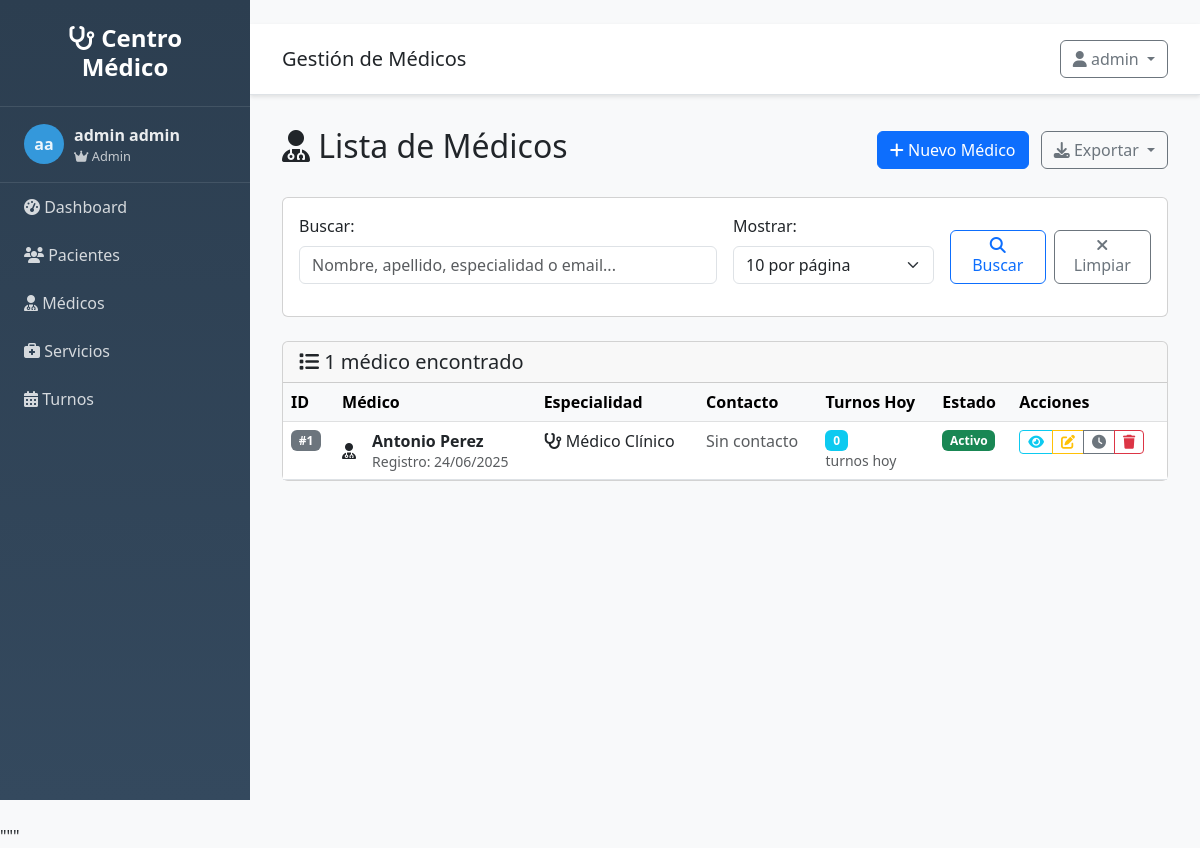
The page /profesionales/ (signed in) on the database its author committed.
### src/models/usuario.py (models this page shows, shortened)
class Usuario(UserMixin, db.Model):
    __tablename__ = 'usuarios'
    id = db.Column(db.Integer, primary_key=True)
    username = db.Column(db.String(80), unique=True, nullable=False)
    email = db.Column(db.String(120), unique=True, nullable=False)
    password_hash = db.Column(db.String(255), nullable=False)
    nombre = db.Column(db.String(100), nullable=False)
    apellido = db.Column(db.String(100), nullable=False)
    rol = db.Column(db.String(20), default='usuario')
    activo = db.Column(db.Boolean, default=True)
    ultimo_login = db.Column(db.DateTime)
    fecha_creacion = db.Column(db.DateTime, default=datetime.utcnow)
    @property
    def nombre_completo(self):
        return f"{self.nombre} {self.apellido}"
    def is_admin(self):
        return self.rol == 'admin'

### src/models/profesional.py (models this page shows, shortened)
class Profesional(db.Model):
    __tablename__ = 'profesionales'
    id = db.Column(db.Integer, primary_key=True)
    nombre = db.Column(db.String(100), nullable=False)
    apellido = db.Column(db.String(100), nullable=False)
    telefono = db.Column(db.String(20), nullable=True)
    email = db.Column(db.String(120), nullable=True)
    especialidad = db.Column(db.String(100), nullable=True)
    activo = db.Column(db.Boolean, default=True)
    fecha_creacion = db.Column(db.DateTime, default=datetime.utcnow)
    turnos = db.relationship('Turno', backref='profesional', lazy=True)
    @property
    def nombre_completo(self):
        return f"{self.nombre} {self.apellido}"

### src/routes/profesionales.py (the view)
@profesionales_bp.route('/')
@login_required
def listar():
    page = request.args.get('page', 1, type=int)
    per_page = request.args.get('per_page', 10, type=int)
    search = request.args.get('search', '', type=str)
    profesionales = ProfesionalService.get_paginated_profesionales(page, per_page, search)
    return render_template('profesionales/listar.html',
                         profesionales=profesionales,
                         search=search)

### src/auth.py (called while the page is built)
@login_manager.user_loader
def load_user(user_id):
    try:
        from src.models.usuario import Usuario
        return Usuario.query.get(int(user_id))
    except:
        return None

### src/services/profesional_service.py (called while the page is built, shortened)
    @staticmethod
    def get_paginated_profesionales(page=1, per_page=10, search=''):
        query = Profesional.query.filter_by(activo=True)
        return query.order_by(Profesional.apellido, Profesional.nombre).paginate(
            page=page, per_page=per_page, error_out=False
        )

### templates/profesionales/listar.html (shortened to what this page needs)
{% extends "base.html" %}
{% block page_title %}Gestión de Médicos{% endblock %}
{% block content %}
<div class="d-flex justify-content-between align-items-center mb-4">
    <h2>
        <i class="fas fa-user-md"></i> Lista de Médicos
    </h2>
    <div>
        <a href="{{ url_for('profesionales.nuevo') }}" class="btn btn-primary">
            <i class="fas fa-plus"></i> Nuevo Médico
        </a>
        <div class="btn-group ms-2">
            <button type="button" class="btn btn-outline-secondary dropdown-toggle" data-bs-toggle="dropdown">
                <i class="fas fa-download"></i> Exportar
            </button>
        </div>
    </div>
</div>
<div class="card mb-4">
    <div class="card-body">
        <form method="GET" class="row g-3">
            <div class="col-md-6">
                <label for="search" class="form-label">Buscar:</label>
                <input type="text" class="form-control" id="search" name="search"
                       value="{{ search }}" placeholder="Nombre, apellido, especialidad o email...">
            </div>
            <div class="col-md-3">
                <label for="per_page" class="form-label">Mostrar:</label>
                <select class="form-select" id="per_page" name="per_page">
                    <option value="10" {% if request.args.get('per_page', '10') == '10' %}selected{% endif %}>10 por página</option>
                </select>
            </div>
            <div class="col-md-3 d-flex align-items-end">
                <button type="submit" class="btn btn-outline-primary me-2">
                    <i class="fas fa-search"></i> Buscar
                </button>
                <a href="{{ url_for('profesionales.listar') }}" class="btn btn-outline-secondary">
                    <i class="fas fa-times"></i> Limpiar
                </a>
            </div>
        </form>
    </div>
</div>
<div class="card">
    <div class="card-header">
        <h5 class="card-title mb-0">
            <i class="fas fa-list"></i>
            {% if profesionales and profesionales.items %}
                {{ profesionales.total }} médico{{ 's' if profesionales.total != 1 else '' }} encontrado{{ 's' if profesionales.total != 1 else '' }}
            {% else %}
                No hay médicos
            {% endif %}
        </h5>
    </div>
    <div class="card-body p-0">
        {% if profesionales and profesionales.items %}
            <div class="table-responsive">
                <table class="table table-hover mb-0">
                    <thead class="table-light">
                        <tr>
                            <th>ID</th>
                            <th>Médico</th>
                            <th>Especialidad</th>
                            <th>Contacto</th>
                            <th>Turnos Hoy</th>
                            <th>Estado</th>
                            <th>Acciones</th>
                        </tr>
                    </thead>
                    <tbody>
                        {% for profesional in profesionales.items %}
                        <tr>
                            <td>
                                <span class="badge bg-secondary">#{{ profesional.id }}</span>
                            </td>
                            <td>
                                <div class="d-flex align-items-center">
                                    <div class="doctor-avatar me-3">
                                        <i class="fas fa-user-md"></i>
                                    </div>
                                    <div>
                                        <strong>{{ profesional.nombre_completo }}</strong>
                                        <br><small class="text-muted">Registro: {{ profesional.fecha_creacion.strftime('%d/%m/%Y') if profesional.fecha_creacion else 'N/A' }}</small>
                                    </div>
                                </div>
                            </td>
                            <td>
                                {% if profesional.especialidad %}
                                    <span class="specialty-badge">
                                        <i class="fas fa-stethoscope"></i>
                                        {{ profesional.especialidad }}
                                    </span>
                                {% else %}
                                    <span class="text-muted">Sin especialidad</span>
                                {% endif %}
                            </td>
                            <td>
                                <div class="contact-info">
                                    {% if not profesional.telefono and not profesional.email %}
                                        <span class="text-muted">Sin contacto</span>
                                    {% endif %}
                                </div>
                            </td>
                            <td>
                                <div class="today-appointments">
                                    <span class="badge bg-info">
                                        {{ profesional.turnos|selectattr('fecha', 'equalto', today)|list|length if today else 0 }}
                                    </span>
                                    <small class="text-muted d-block">turnos hoy</small>
                                </div>
                            </td>
                            <td>
                                <span class="badge bg-success">Activo</span>
                            </td>
                            <td>
                                <div class="btn-group btn-group-sm">
                                    <a href="{{ url_for('profesionales.detalle', id=profesional.id) }}"
                                       class="btn btn-outline-info" title="Ver detalle">
                                        <i class="fas fa-eye"></i>
                                    </a>
                                    <a href="{{ url_for('profesionales.editar', id=profesional.id) }}"
                                       class="btn btn-outline-warning" title="Editar">
                                        <i class="fas fa-edit"></i>
                                    </a>
                                    <a href="{{ url_for('profesionales.horarios', id=profesional.id) }}"
                                       class="btn btn-outline-secondary" title="Ver horarios">
                                        <i class="fas fa-clock"></i>
                                    </a>
                                    <button type="button" class="btn btn-outline-danger"
                                            title="Eliminar" onclick="eliminarProfesional({{ profesional.id }}, '{{ profesional.nombre_completo }}')">
                                        <i class="fas fa-trash"></i>
                                    </button>
                                </div>
                            </td>
                        </tr>
                        {% endfor %}
                    </tbody>
                </table>
            </div>
        {% endif %}
    </div>
</div>
{% endblock %}

### templates/base.html (shortened to what this page needs)
<!DOCTYPE html>
<html lang="es">
<head>
    <link href="https://cdn.jsdelivr.net/npm/bootstrap@5.3.0/dist/css/bootstrap.min.css" rel="stylesheet">
    <link href="https://cdnjs.cloudflare.com/ajax/libs/font-awesome/6.4.0/css/all.min.css" rel="stylesheet">
</head>
<body>
    <nav class="sidebar" id="sidebar">
        <div class="logo">
            <h4><i class="fas fa-stethoscope"></i> Centro Médico</h4>
        </div>
        {% if current_user and current_user.is_authenticated %}
        <div class="user-info">
            <div class="user-avatar">
                {{ current_user.nombre[0] if current_user.nombre else 'U' }}{{ current_user.apellido[0] if current_user.apellido else 'S' }}
            </div>
            <div>
                <div class="fw-bold">{{ current_user.nombre_completo if current_user.nombre_completo else 'Usuario' }}</div>
                <div style="font-size: 0.8em; opacity: 0.8;">
                    {% if current_user.is_admin and current_user.is_admin() %}
                        <i class="fas fa-crown"></i> Admin
                    {% elif current_user.is_medico and current_user.is_medico() %}
                        <i class="fas fa-user-md"></i> Médico
                    {% else %}
                        <i class="fas fa-user"></i> Usuario
                    {% endif %}
                </div>
            </div>
        </div>
        {% endif %}
        <ul class="nav flex-column">
            <li class="nav-item">
                <a class="nav-link" href="{{ url_for('main.index') }}">
                    <i class="fas fa-tachometer-alt"></i> Dashboard
                </a>
            </li>
            {% if current_user and current_user.is_authenticated %}
            <li class="nav-item">
                <a class="nav-link" href="{{ url_for('clientes.listar') if url_for else '#' }}">
                    <i class="fas fa-users"></i> Pacientes
                </a>
            </li>
            <li class="nav-item">
                <a class="nav-link" href="{{ url_for('profesionales.listar') if url_for else '#' }}">
                    <i class="fas fa-user-md"></i> Médicos
                </a>
            </li>
            <li class="nav-item">
                <a class="nav-link" href="{{ url_for('servicios.listar') if url_for else '#' }}">
                    <i class="fas fa-briefcase-medical"></i> Servicios
                </a>
            </li>
            <li class="nav-item">
                <a class="nav-link" href="{{ url_for('turnos.listar') if url_for else '#' }}">
                    <i class="fas fa-calendar-alt"></i> Turnos
                </a>
            </li>
            {% endif %}
        </ul>
    </nav>
    <div class="main-content">
        <div class="top-navbar d-flex justify-content-between align-items-center">
            <div>
                <h5 class="mb-0">{% block page_title %}Sistema de Gestión{% endblock %}</h5>
            </div>
            <div class="dropdown">
                <button class="btn btn-outline-secondary dropdown-toggle" type="button" data-bs-toggle="dropdown">
                    <i class="fas fa-user"></i>
                    {% if current_user and current_user.is_authenticated %}
                        {{ current_user.nombre if current_user.nombre else 'Usuario' }}
                    {% else %}
                        Invitado
                    {% endif %}
                </button>
            </div>
        </div>
        <div class="content-wrapper">
            {% block content %}{% endblock %}
        </div>
    </div>
</body>
</html>

### templates/base.html (style rules this page uses)
:root { --primary-color: #2c3e50; --secondary-color: #3498db; --sidebar-width: 250px; }
body { font-family: 'Segoe UI', Tahoma, Geneva, Verdana, sans-serif; background-color: #f8f9fa; }
.sidebar { position: fixed; top: 0; left: 0; height: 100vh; width: var(--sidebar-width); background: linear-gradient(180deg, var(--primary-color) 0%, #34495e 100%); z-index: 1000; overflow-y: auto; }
.sidebar .logo { padding: 1.5rem; text-align: center; border-bottom: 1px solid rgba(255,255,255,0.1); }
.sidebar .logo h4 { color: white; margin: 0; font-weight: 600; }
.sidebar .nav-link { color: rgba(255,255,255,0.8); padding: 0.75rem 1.5rem; transition: all 0.3s; }
.main-content { margin-left: var(--sidebar-width); min-height: 100vh; }
.top-navbar { background: white; border-bottom: 1px solid #dee2e6; padding: 1rem 2rem; box-shadow: 0 2px 4px rgba(0,0,0,0.1); }
.content-wrapper { padding: 2rem; }
.user-info { display: flex; align-items: center; color: rgba(255,255,255,0.9); padding: 1rem 1.5rem; border-bottom: 1px solid rgba(255,255,255,0.1); }
.user-avatar { width: 40px; height: 40px; border-radius: 50%; background: var(--secondary-color); display: flex; align-items: center; justify-content: center; margin-right: 10px; font-weight: bold; }

### rows shown on the page
Usuario: nombre "a", apellido "a", nombre+apellido "admin admin", nombre "admin"
Profesional: id "1", nombre_completo "Antonio Perez", fecha_creacion "24/06/2025", especialidad "Médico Clínico", shows "Sin contacto", turnos|selectattr "0"

### other values the page prints
{{ profesionales.total }} "1"
